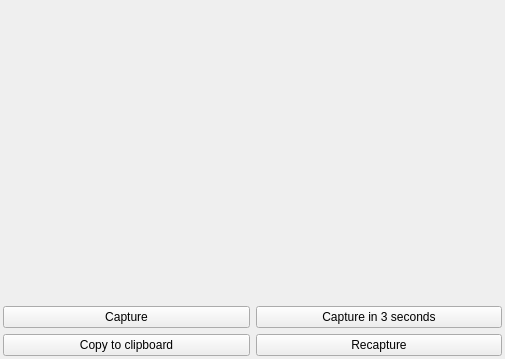
<?xml version="1.0" encoding="UTF-8"?>
<ui version="4.0">
 <class>webCamClass</class>
 <widget class="QWidget" name="webCamClass">
  <property name="geometry">
   <rect>
    <x>0</x>
    <y>0</y>
    <width>505</width>
    <height>359</height>
   </rect>
  </property>
  <property name="windowTitle">
   <string>WebCam</string>
  </property>
  <layout class="QGridLayout" name="gridLayout_2">
   <property name="margin">
    <number>3</number>
   </property>
   <item row="0" column="0">
    <layout class="QGridLayout" name="gridLayout">
     <item row="1" column="0" colspan="2">
      <layout class="QGridLayout" name="gridLayout_3">
       <item row="0" column="0">
        <widget class="QLabel" name="picture">
         <property name="sizePolicy">
          <sizepolicy hsizetype="Ignored" vsizetype="Ignored">
           <horstretch>0</horstretch>
           <verstretch>0</verstretch>
          </sizepolicy>
         </property>
         <property name="minimumSize">
          <size>
           <width>10</width>
           <height>10</height>
          </size>
         </property>
         <property name="text">
          <string/>
         </property>
         <property name="alignment">
          <set>Qt::AlignCenter</set>
         </property>
        </widget>
       </item>
      </layout>
     </item>
     <item row="4" column="0" colspan="2">
      <layout class="QHBoxLayout" name="horizontalLayout_2">
       <item>
        <widget class="QPushButton" name="copyButton">
         <property name="text">
          <string>Copy to clipboard</string>
         </property>
        </widget>
       </item>
       <item>
        <widget class="QPushButton" name="recaptureButton">
         <property name="text">
          <string>Recapture</string>
         </property>
        </widget>
       </item>
      </layout>
     </item>
     <item row="2" column="0" colspan="2">
      <layout class="QHBoxLayout" name="horizontalLayout">
       <item>
        <widget class="QPushButton" name="captureButton">
         <property name="text">
          <string>Capture</string>
         </property>
        </widget>
       </item>
       <item>
        <widget class="QPushButton" name="timerButton">
         <property name="text">
          <string>Capture in 3 seconds</string>
         </property>
        </widget>
       </item>
      </layout>
     </item>
    </layout>
   </item>
  </layout>
 </widget>
 <resources/>
 <connections/>
</ui>
